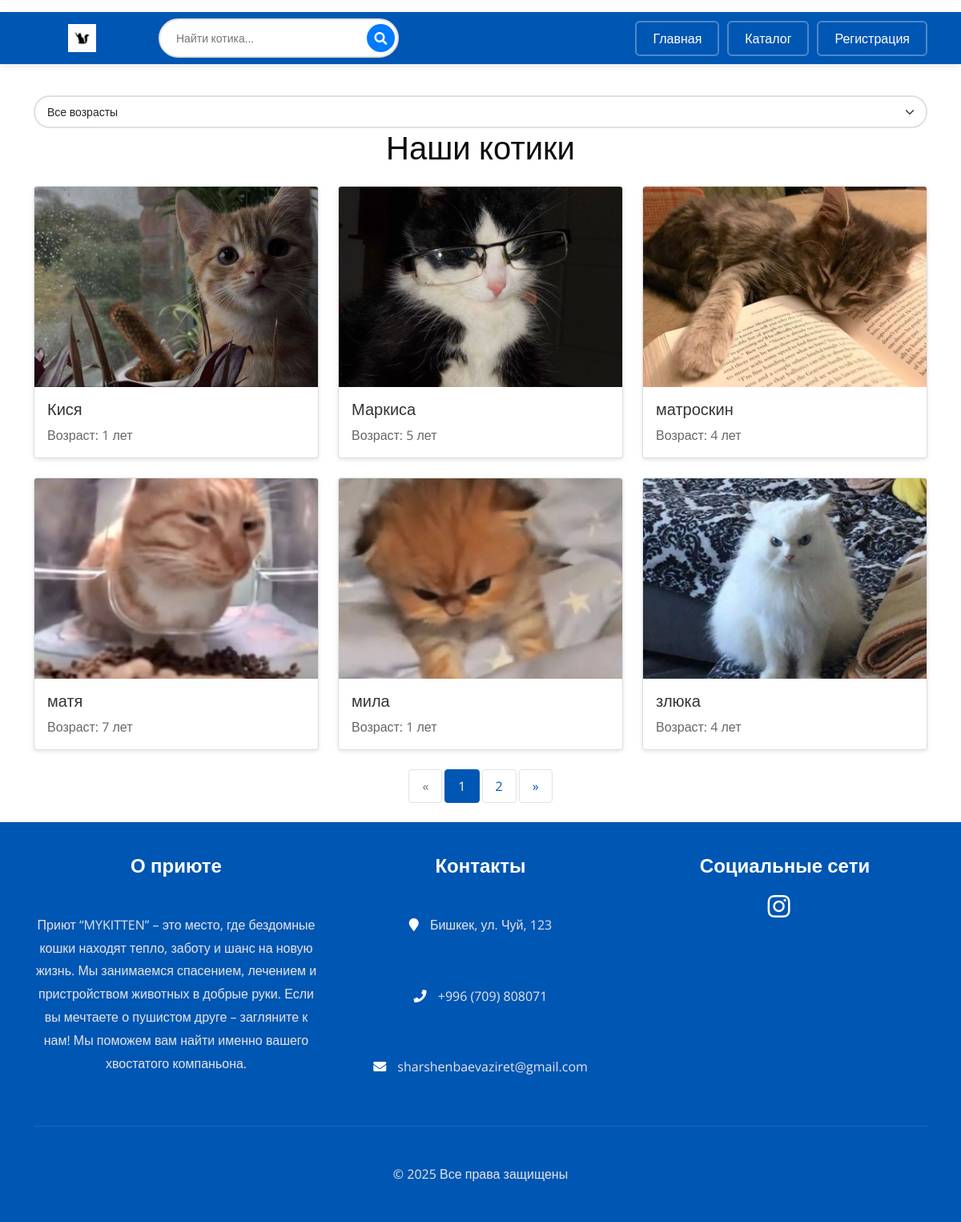
Page /catalog/ on the committed database.
### main/models.py (models this page shows, shortened)
class Cat(models.Model):
    name = models.CharField('Имя', max_length=100)
    age = models.PositiveIntegerField('Возраст')
    breed = models.CharField('Порода', max_length=100, blank=True)
    color = models.CharField('Окрас', max_length=50)
    description = models.TextField('Описание')
    photo = models.ImageField('Фотография', upload_to='cats/', blank=True, null=True)
    health_status = models.TextField('Состояние здоровья')
    is_adopted = models.BooleanField('Усыновлен', default=False)

### main/views.py (the view, shortened to what this page needs)
# urls.py: path('catalog/', views.cat_catalog, name='cat_catalog'),
def cat_catalog(request):
    search_query = request.GET.get('q', '')
    age_filter = request.GET.get('age', '')
    cats = Cat.objects.filter(is_adopted=False)
    if search_query:
        cats = cats.filter(
            Q(name__icontains=search_query) |  # поиск по имени
            Q(color__icontains=search_query) |  # поиск по окрасу
            Q(age__icontains=str(search_query))  # поиск по возрасту (преобразуем в строку)
        ).distinct()
    paginator = Paginator(cats, 6)  # По 6 котиков на странице
    page_number = request.GET.get('page', 1)
    cats_page = paginator.get_page(page_number)
    return render(request,
                  'main/cat_catalog.html',
                  {
                      'cats': cats_page,
                      'search_query': search_query,
                      'age_filter': age_filter,
                  })

### main/templates/main/cat_catalog.html (shortened to what this page needs)
{% extends 'base.html' %}
{% block content %}
<div class="container mt-4">
    <div class="age-filter">
    <select class="form-select" id="ageFilter" onchange="filterByAge(this.value)" style="border-radius: 20px; border: 2px solid #e0e0e0; padding: 8px 15px; cursor: pointer;">
        <option value="" {% if not age_filter %}selected{% endif %}>Все возрасты</option>
    </select>
</div>
    <h1 class="text-center mb-4">Наши котики</h1>
    <div class="row row-cols-1 row-cols-md-3 g-4">
        {% for cat in cats %}
        <div class="col">
            <a href="{% url 'cat_detail' cat.id %}" class="text-decoration-none">
                <div class="card h-100 cat-card">
                    <img src="{{ cat.photo.url }}" class="card-img-top cat-image" alt="{{ cat.name }}">
                    <div class="card-body">
                        <h3 class="card-title">{{ cat.name }}</h3>
                        <p class="card-text">Возраст: {{ cat.age }} лет</p>
                    </div>
                </div>
            </a>
        </div>
        {% empty %}
        <div class="col-12 text-center">
            <p>Пока нет доступных котиков</p>
        </div>
        {% endfor %}
    </div>
    {% if cats.has_other_pages %}
    <div class="pagination-container text-center mt-4 mb-4">
        <nav aria-label="Навигация по страницам">
            <ul class="pagination justify-content-center">
                {% if cats.has_previous %}
                    <li class="page-item">
                        <a class="page-link" href="?page={{ cats.previous_page_number }}{% if search_query %}&q={{ search_query }}{% endif %}" aria-label="Предыдущая">
                            <span aria-hidden="true">&laquo;</span>
                        </a>
                    </li>
                {% else %}
                    <li class="page-item disabled">
                        <span class="page-link">&laquo;</span>
                    </li>
                {% endif %}
                {% for num in cats.paginator.page_range %}
                    {% if cats.number == num %}
                        <li class="page-item active">
                            <span class="page-link">{{ num }}</span>
                        </li>
                    {% else %}
                        <li class="page-item">
                            <a class="page-link" href="?page={{ num }}{% if search_query %}&q={{ search_query }}{% endif %}">{{ num }}</a>
                        </li>
                    {% endif %}
                {% endfor %}
                {% if cats.has_next %}
                    <li class="page-item">
                        <a class="page-link" href="?page={{ cats.next_page_number }}{% if search_query %}&q={{ search_query }}{% endif %}" aria-label="Следующая">
                            <span aria-hidden="true">&raquo;</span>
                        </a>
                    </li>
                {% else %}
                    <li class="page-item disabled">
                        <span class="page-link">&raquo;</span>
                    </li>
                {% endif %}
            </ul>
        </nav>
    </div>
    {% endif %}
</div>
{% endblock %}

### main/templates/base.html (shortened to what this page needs)
{% load static %}
<html lang="ru">
<head>
    <link href="https://cdn.jsdelivr.net/npm/bootstrap@5.1.3/dist/css/bootstrap.min.css" rel="stylesheet">
    <link rel="stylesheet" href="https://cdnjs.cloudflare.com/ajax/libs/font-awesome/5.15.4/css/all.min.css">
    <link rel="stylesheet" href="{% static 'css/style.css' %}">
</head>
<body>
<header class="header_section">
    <nav class="navbar navbar-expand-lg navbar-dark" style="background-color: #0056b3; box-shadow: 0 2px 10px rgba(0,0,0,0.1);">
        <div class="container">
            <div class="d-flex align-items-center" style="gap: 20px;">
                <a class="navbar-brand" href="{% url 'index' %}">
                    <img src="{% static 'images/slider.jpg' %}" alt="Logo 2" style="height: 35px; width: 120px; object-fit: contain;">
                </a>
            </div>
            <div class="collapse navbar-collapse" id="navbarNav">
               <form action="{% url 'cat_catalog' %}" method="GET" class="search-form">
                    <div class="search-box">
                        <input type="text"
                               name="q"
                               class="search-input"
                               placeholder="Найти котика..."
                               autocomplete="off">
                        <button type="submit" class="search-button">
                            <i class="fas fa-search"></i>
                        </button>
                    </div>
                </form>
                <ul class="navbar-nav ms-auto" style="gap: 10px;">
                <li class="nav-item">
                    <a class="nav-link" href="{% url 'index' %}" style="color: #fff; font-weight: 500; padding: 8px 20px; border: 2px solid rgba(255,255,255,0.3); border-radius: 6px; transition: all 0.3s ease;">Главная</a>
                </li>
                <li class="nav-item">
                    <a class="nav-link" href="{% url 'cat_catalog'  %}" style="color: #fff; font-weight: 500; padding: 8px 20px; border: 2px solid rgba(255,255,255,0.3); border-radius: 6px; transition: all 0.3s ease;">Каталог</a>
                </li>
                {% if user.is_authenticated %}
                <li class="nav-item">
                    <span class="nav-link" style="color: #fff; padding: 8px 20px;">{{ user.email }}</span>
                </li>
                <li class="nav-item">
                    <a class="nav-link" href="{% url 'user_logout' %}" style="color: #fff; font-weight: 500; padding: 8px 20px; border: 2px solid rgba(255,255,255,0.3); border-radius: 6px; transition: all 0.3s ease;">Выйти</a>
                </li>
                {% else %}
                <li class="nav-item">
                    <a class="nav-link" href="{% url 'user_register' %}" style="color: #fff; font-weight: 500; padding: 8px 20px; border: 2px solid rgba(255,255,255,0.3); border-radius: 6px; transition: all 0.3s ease;">Регистрация</a>
                </li>
                {% endif %}
                 </ul>
            </div>
        </div>
    </nav>
</header>
    {% block content %}{% endblock %}
    <footer class="footer_section">
        <div class="container">
            <div class="row">
                <div class="col-md-4">
                    <div class="footer_detail">
                        <h4>О приюте</h4>
                        <p>Приют “MYKITTEN” – это место, где бездомные кошки находят тепло, заботу и шанс на новую жизнь. Мы занимаемся спасением, лечением и пристройством животных в добрые руки. Если вы мечтаете о пушистом друге – загляните к нам! Мы поможем вам найти именно вашего хвостатого компаньона.</p>
                    </div>
                </div>
                <div class="col-md-4">
                    <div class="footer_contact">
                        <h4>Контакты</h4>
                        <div class="contact_link_box">
                            <p><i class="fa fa-map-marker"></i> Бишкек, ул. Чуй, 123</p>
                            <p><i class="fa fa-phone"></i> +996 (709) 808071</p>
                            <p><i class="fa fa-envelope"></i> sharshenbaevaziret@gmail.com</p>
                        </div>
                    </div>
                </div>
                <div class="col-md-4">
                    <div class="footer_social">
                        <h4>Социальные сети</h4>
                        <div class="social-links">
                            <a href="https://www.instagram.com/_aziretj?igsh=YmlpOGRnZGVwbTJt&utm_source=qr">
                                <i class="fab fa-instagram" style="font-size: 2rem; color: #333;"></i>
                            </a>
                        </div>
                    </div>
                </div>
            </div>
            <div class="footer-info text-center mt-4">
                <p>&copy; <span id="currentYear"></span> Все права защищены</p>
            </div>
        </div>
    </footer>
</body>
</html>

### static/css/style.css (style rules this page uses)
body { font-family: "Open Sans", sans-serif; color: #0c0c0c; background-color: #ffffff; overflow-x: hidden; }
a, a:hover, a:focus { text-decoration: none; }
.header_section { padding: 15px 0; }
.footer_section { position: relative; background-color: #ffffff; text-align: center; }
.footer_section p { color: #00204a; padding: 25px 0; margin: 0; }

### main/templates/base.html (style rules this page uses)
.search-form { max-width: 400px; margin: 0 15px; }
.search-form { margin: 0 20px; }
.search-box { position: relative; display: flex; align-items: center; width: 300px; }
.search-input { width: 100%; padding: 12px 45px 12px 20px; border: 2px solid #e0e0e0; border-radius: 25px; font-size: 14px; outline: none; transition: all 0.3s ease; }
.search-button { position: absolute; right: 5px; height: 35px; width: 35px; border: none; background: #007bff; color: white; border-radius: 50%; display: flex; align-items: center; justify-content: center; cursor: pointer; transition: all 0.3s ease; }
.footer_section { background-color: #0056b3; color: #ffffff; padding: 40px 0 20px 0; }
.footer_section h4 { color: #ffffff; margin-bottom: 20px; font-weight: 600; }
.footer_section p { color: #e6e6e6; line-height: 1.8; }
.contact_link_box p { margin-bottom: 10px; }
.contact_link_box i { margin-right: 10px; color: #ffffff; }
.footer_social .social-links a { display: inline-block; margin-right: 15px; transition: transform 0.3s ease; }
.footer_social .fab { color: #ffffff !important; }
.footer-info { border-top: 1px solid rgba(255,255,255,0.1); padding-top: 20px; margin-top: 30px; }
.footer-info p { color: #e6e6e6; margin: 0; }

### main/templates/main/cat_catalog.html (style rules this page uses)
.cat-image { height: 250px; object-fit: cover; width: 100%; }
.age-filter .form-select { min-width: 200px; background-color: white; transition: all 0.3s ease; font-size: 14px; box-shadow: none; }
.pagination-container { margin-top: 30px; }
.pagination .page-link { color: #0056b3; border: 1px solid #dee2e6; padding: 8px 16px; margin: 0 4px; border-radius: 4px; transition: all 0.3s ease; }
.pagination .page-item.active .page-link { background-color: #0056b3; border-color: #0056b3; color: white; }
.pagination .page-item.disabled .page-link { color: #6c757d; pointer-events: none; background-color: #fff; border-color: #dee2e6; }
.cat-card { transition: transform 0.2s; border: 1px solid #ddd; box-shadow: 0 2px 5px rgba(0,0,0,0.1); }
.card-title { color: #333; font-size: 1.25rem; }
.card-text { color: #666; }

### rows in the picture
Cat: photo (picture), name "Кися", age "1"
Cat: photo (picture), name "Маркиса", age "5"
Cat: photo (picture), name "матроскин", age "4"
Cat: photo (picture), name "матя", age "7"
Cat: photo (picture), name "мила", age "1"
Cat: photo (picture), name "злюка", age "4"

### other values in the picture
{{ num }} "1"
{{ num }} "2"
